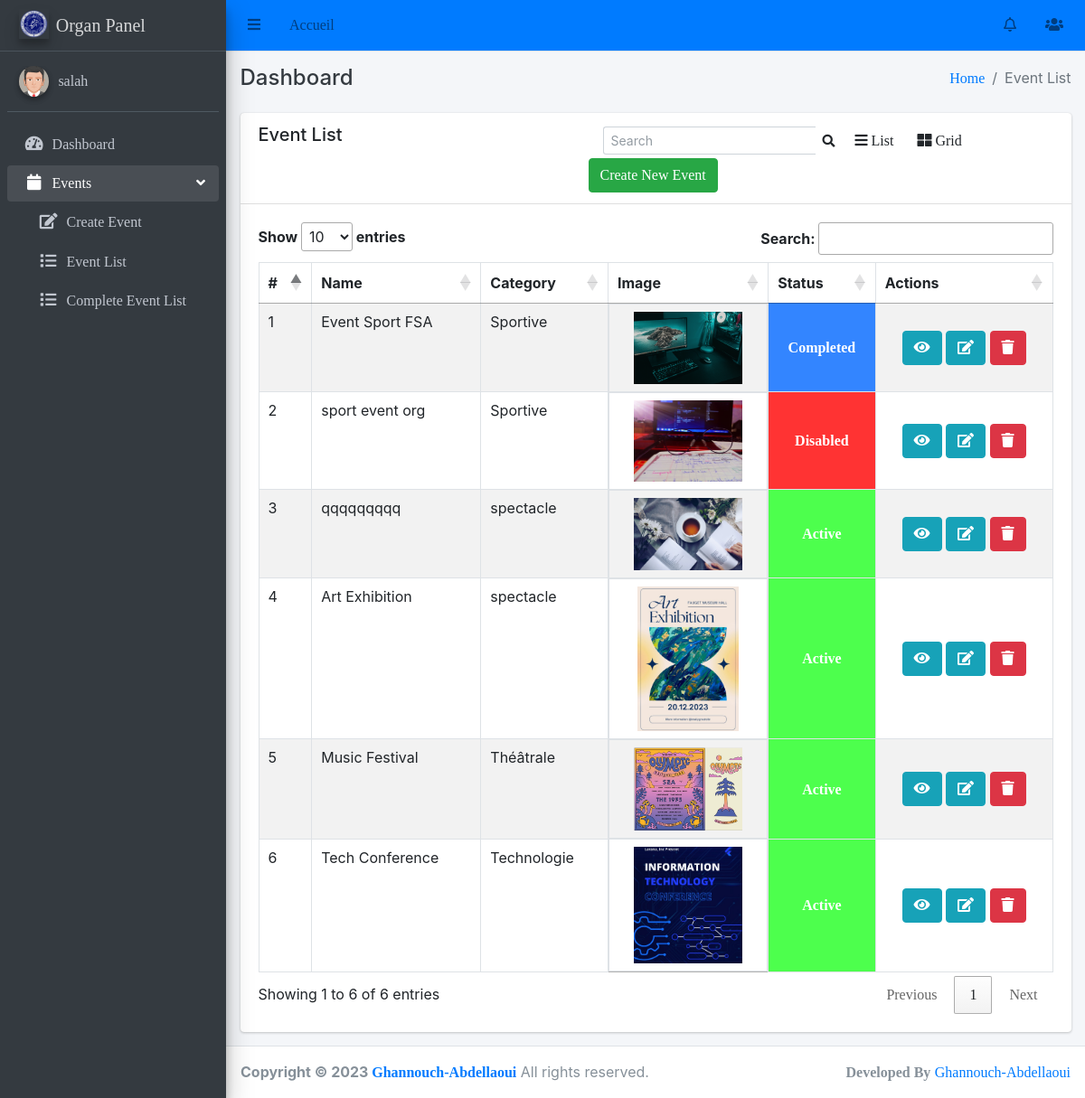
The app's page /organ/event-list/ (signed in) with its own data.
### events/models.py (models this page shows, shortened)
class Event(models.Model):
    category = models.ForeignKey(EventCategory, on_delete=models.CASCADE)
    name = models.CharField(max_length=255, unique=True)
    description = RichTextUploadingField()
    job_category = models.ForeignKey(JobCategory, on_delete=models.CASCADE)
    select_scheduled_status = (
        ('yet to scheduled', 'Yet to Scheduled'),
        ('scheduled', 'Scheduled')
    )
    scheduled_status = models.CharField(max_length=25, choices=select_scheduled_status)
    venue = models.CharField(max_length=255)
    start_date = models.DateField()
    end_date = models.DateField()
    location = LocationField()
    maximum_attende = models.PositiveIntegerField()
    created_user = models.ForeignKey('auth.User', on_delete=models.CASCADE, null=True, blank=True, related_name='event_created_user')
    updated_user = models.ForeignKey('auth.User', on_delete=models.CASCADE, blank=True, null=True, related_name='event_updated_user')
    created_date = models.DateField(auto_now_add=True)
    updated_date = models.DateField(auto_now_add=True)
    last_updated = models.DateTimeField(auto_now=True)
    status_choice = (
        ('disabled', 'Disabled'),
        ('active', 'Active'),
        ('deleted', 'Deleted'),
        ('time out', 'Time Out'),
        ('completed', 'Completed'),
        ('cancel', 'Cancel'),
    )
    status = models.CharField(choices=status_choice, max_length=10)
    price = models.DecimalField(max_digits=8, decimal_places=2,null=True)
    ticket = models.OneToOneField(Ticket, on_delete=models.CASCADE, null=True,  blank=True)

class EventCategory(models.Model):
    name = models.CharField(max_length=255, unique=True)
    code = models.CharField(max_length=6, unique=True)
    created_user = models.ForeignKey('auth.User', on_delete=models.CASCADE, related_name='created_user')
    updated_user = models.ForeignKey('auth.User', on_delete=models.CASCADE, related_name='updated_user')
    created_date = models.DateField(auto_now_add=True)
    updated_date = models.DateField(auto_now_add=True)
    status_choice = (
        ('active', 'Active'),
        ('deleted', 'Deleted'),
        ('blocked', 'Blocked'),
    )
    status = models.CharField(choices=status_choice, max_length=10)
    def __str__(self):
        return self.name

class EventImage(models.Model):
    event = models.OneToOneField(Event, on_delete=models.CASCADE)
    image = models.ImageField(upload_to='event_image/')

### organ/views.py (the view)
# urls.py: path('event-list/', EventListView.as_view(), name='event-list'),
class EventListView(LoginRequiredMixin, ListView):
    login_url = 'login'
    model = Event
    template_name = 'organ/event_list.html'
    context_object_name = 'organ'
    def get_queryset(self):
        queryset = super().get_queryset()
        user = self.request.user.id
        return queryset.filter(created_user_id=user)

### main/templates/organ/event_list.html (shortened to what this page needs)
{% extends 'base/base_organ.html' %}
{% block breadcrumb %}Event List{% endblock breadcrumb %}
{% block content %}
    <div class="row">
        <div class="col-md-12">
            <div class="card">
                <div class="card-header">
                    <div class="row">
                        <div class="col-md-5">
                            <h5>Event List</h5>
                        </div>
                        <div class="col-md-7">
                            <div class="row">
                                <form class="form-inline ml-3" action="{% url 'organ:search-event' %}" method="POST">
                                    <div class="input-group input-group-sm">
                                      <input class="form-control form-control-navbar" name="search" type="search" placeholder="Search" aria-label="Search">
                                      <div class="input-group-append">
                                        <button class="btn btn-navbar" type="submit">
                                          <i class="fas fa-search"></i>
                                        </button>
                                      </div>
                                    </div>
                                  </form>
                                <a class="btn" onclick="listView()"><i class="fa fa-bars"></i> List</a>
                                <a class="btn active" onclick="gridView()"><i class="fa fa-th-large"></i> Grid</a>
                                <a class="btn btn-success" href="{% url 'organ:event-create' %}">Create New Event</a>
                            </div>
                        </div>
                    </div>
                </div>
                <div class="card-body">
                      <table id="myTable" class="table table-striped table-bordered datatable dataTable no-footer" role="grid" aria-describedby="DataTables_Table_0_info" style="border-collapse: collapse !important">
                        <thead>
                            <tr role="row">
                                <th>#</th>
                                <th>Name</th>
                                <th>Category</th>
                                <th class="event_image">Image</th>
                                <th>Status</th>
                                <th>Actions</th>
                            </tr>
                        </thead>
                        <tbody>
                            {% for event in organ %}
                              <tr>
                                  <td>{{ forloop.counter }}</td>
                                  <td>{{ event.name }}</td>
                                  <td>{{ event.category }}</td>
                                  <td class="event_image" style="display: flex; justify-content: center;">
                                      <img class="event_image" src="{{ event.eventimage.image.url }}" alt="Image"  style="max-width: 120px; max-height: 160px; width: auto; height: auto;">
                                  </td>
                                  <td {% if event.status == 'active' %} style="background-color: #4dff4d;font-weight: bold;text-align: center; vertical-align: middle;" {% elif event.status == 'completed' %} style="background-color: #3385ff;font-weight: bold;text-align: center; vertical-align: middle;" {% else %} style="background-color: #ff3333;font-weight: bold;text-align: center; vertical-align: middle;" {% endif %}>
                                    <a style="color:white;" href="#">{{ event.status|title }}</a>
                                  </td>
                                  <td style="text-align: center; vertical-align: middle;">
                                      <a class="btn btn-info" href="{% url 'organ:event-detail' event.pk %}" title="view">
                                          <i class="fa fa-eye"></i>
                                      </a>
                                      <a class="btn btn-info" href="{% url 'organ:event-edit' event.pk %}" title="edit">
                                        <i class="fa fa-edit"></i>
                                    </a>
                                      <a class="btn btn-danger" href="{% url 'organ:event-delete' event.pk %}" title="delete">
                                          <i class="fa fa-trash"></i>
                                      </a>
                                  </td>
                              </tr>
                            {% endfor %}
                        </tbody>
                    </table>
                </div>
            </div>
        </div>
    </div>
{% endblock content %}

### main/templates/base/sidebar_organ.html (shortened to what this page needs)
{% load static %}
<aside class="main-sidebar sidebar-dark-primary elevation-4">
    <a href="#" class="brand-link">
      <img src="{% static 'img/logo.png' %}" alt="Logo" class="brand-image elevation-3"
           style="opacity: .8">
          <span class="brand-text font-weight-light">Organ Panel</span>
    </a>
    <div class="sidebar">
      <div class="user-panel mt-3 pb-3 mb-3 d-flex">
        <div class="image">
          <img src="{% static 'img/avatar5.png' %}" class="img-circle elevation-2" alt="User Image">
        </div>
        <div class="info">
          <a href="{% url 'useracc:Yourprofile' %}" class="d-block">{{request.user}}</a>
        </div>
      </div>
      <nav class="mt-2">
        <ul class="nav nav-pills nav-sidebar flex-column" data-widget="treeview" role="menu" data-accordion="false">
          <li class="nav-item">
            <a href="{% url 'dashboard_organ' %}" class="nav-link">
              <i class="nav-icon fas fa-tachometer-alt"></i>
              <p>
                Dashboard
              </p>
            </a>
          </li>
          <li class="nav-item has-treeview menu-open">
            <a href="#" class="nav-link">
              <i class="nav-icon fas fa-calendar"></i>
              <p>
                Events
                <i class="right fas fa-angle-left"></i>
              </p>
            </a>
            <ul class="nav nav-treeview">
              <li class="nav-item ml-3">
                <a href="{% url 'organ:event-create' %}" class="nav-link">
                  <i class="far fa fa-edit nav-icon"></i>
                  <p>Create Event</p>
                </a>
              </li>
              <li class="nav-item ml-3">
                <a href="{% url 'organ:event-list' %}" class="nav-link">
                  <i class="far fa fa-list nav-icon"></i>
                  <p>Event List</p>
                </a>
              </li>
              <li class="nav-item ml-3">
                <a href="{% url 'organ:complete-event' %}" class="nav-link">
                  <i class="far fa fa-list nav-icon"></i>
                  <p>Complete Event List</p>
                </a>
              </li>
            </ul>
          </li>
        </ul>
      </nav>
    </div>
  </aside>

### records on screen
Event: name "Event Sport FSA", category "Sportive", eventimage.image (picture), status "Completed"
Event: name "sport event org", category "Sportive", eventimage.image (picture), status "Disabled"
Event: name "qqqqqqqqq", category "spectacle", eventimage.image (picture), status "Active"
Event: name "Art Exhibition", category "spectacle", eventimage.image (picture), status "Active"
Event: name "Music Festival", category "Théâtrale", eventimage.image (picture), status "Active"
Event: name "Tech Conference", category "Technologie", eventimage.image (picture), status "Active"

### other values on screen
{{ request.user }} "salah"
